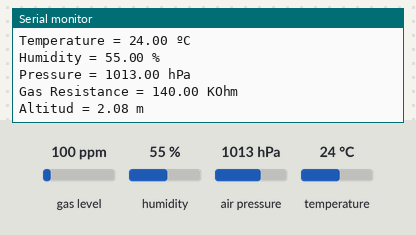
Simulated run of this sketch. Board: ESP32. Parts: the last lines printed to the serial monitor. Inputs (shaded band) come from the test bench; at power-on: gas level 100 ppm, humidity 55 %, air pressure 1013 hPa, temperature 24 °C. WiFi joins after 1.5 s; servers stay silent unless stated.

Above: at 3.2 s.
3.3 s: gas level set to 20 ppm
At 4.4 s:
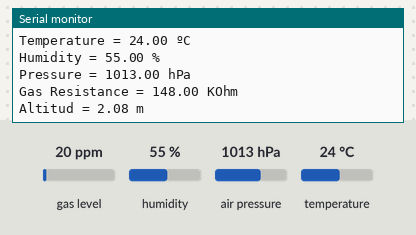
4.8 s: humidity set to 22 %
6.3 s: air pressure set to 952 hPa
At 7.5 s:
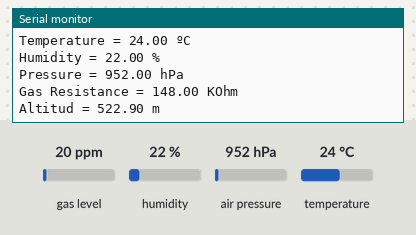

The sketch:

codigo_Final.ino
```cpp
#include <Wire.h>
#include <SPI.h>
#include <Adafruit_Sensor.h>
#include "Adafruit_BME680.h"
#include <WiFi.h>
#include "ESPAsyncWebServer.h"
#define SEALEVELPRESSURE_HPA (1013.25)
#include <Adafruit_GFX.h>
#include <Adafruit_SH110X.h>
#define SCREEN_WIDTH 128 // Display de Oled en Pixeles
#define SCREEN_HEIGHT 64 // Display de Oled en Pixeles
#define i2c_Address 0x3c
Adafruit_SH1106G display(SCREEN_WIDTH, SCREEN_HEIGHT, &Wire, -1);

// Replace with your network credentials
const char* ssid = "Ramosmarkus";
const char* password = "jarm1614";

//Uncomment if using SPI
/*#define BME_SCK 18
#define BME_MISO 19
#define BME_MOSI 23
#define BME_CS 5*/

Adafruit_BME680 bme; // I2C
//Adafruit_BME680 bme(BME_CS); // hardware SPI
//Adafruit_BME680 bme(BME_CS, BME_MOSI, BME_MISO, BME_SCK);

float temperature;
float humidity;
float pressure;
float gasResistance;
float altitud;

AsyncWebServer server(80);
AsyncEventSource events("/events");

unsigned long lastTime = 0;
unsigned long timerDelay = 1000;  // tiempo que tarda mandar datos

void getBME680Readings(){
  // Tell BME680 to begin measurement.
  unsigned long endTime = bme.beginReading();
  if (endTime == 0) {
    Serial.println(F("Failed to begin reading :("));
    return;
  }
  if (!bme.endReading()) {
    Serial.println(F("Failed to complete reading :("));
    return;
  }
  temperature = bme.temperature;
  pressure = bme.pressure / 100.0;
  humidity = bme.humidity;
  gasResistance = bme.gas_resistance / 1000.0;
  altitud = bme.readAltitude(SEALEVELPRESSURE_HPA);

}

String processor(const String& var){
  getBME680Readings();
  //Serial.println(var);
  if(var == "TEMPERATURE"){
    return String(temperature);
  }
  else if(var == "HUMIDITY"){
    return String(humidity);
  }
  else if(var == "PRESSURE"){
    return String(pressure);
  }
 else if(var == "GAS"){
    return String(gasResistance);
  }
  else if(var == "Altitud");
    return String(altitud);
}

const char index_html[] PROGMEM = R"rawliteral(
<!DOCTYPE HTML><html>
<head>
  <title>Variables Ambientales</title>
  <meta name="viewport" content="width=device-width, initial-scale=1">
  <link rel="stylesheet" href="https://use.fontawesome.com/releases/v5.7.2/css/all.css" integrity="sha384-fnmOCqbTlWIlj8LyTjo7mOUStjsKC4pOpQbqyi7RrhN7udi9RwhKkMHpvLbHG9Sr" crossorigin="anonymous">
  <link rel="icon" href="data:,">
  <style>
    html {font-family: Arial; display: inline-block; text-align: center;}
    p {  font-size: 1.2rem;}
    body {  margin: 0;}
    .topnav { overflow: hidden; background-color: #1c026f; color: white; font-size: 1.7rem; }
    .content { padding: 20px; }
    .card { background-color: white; box-shadow: 2px 2px 12px 1px rgba(140,140,140,.5); }
    .cards { max-width: 700px; margin: 0 auto; display: grid; grid-gap: 2rem; grid-template-columns: repeat(auto-fit, minmax(300px, 1fr)); }
    .reading { font-size: 2.8rem; }
    .card.temperature { color: #0e7c7b; }
    .card.humidity { color: #17bebb; }
    .card.pressure { color: #3fca6b; }
    .card.gas { color: #d62246; }
    .card.altitud { color: #d600ff; }
  </style>
</head>
<body>
  <div class="topnav">
    <h3>Variables Ambientales</h3>
  </div>
  <div id="chart-temperature" class="container"></div>
  <div id="chart-humidity" class="container"></div>
  <div id="chart-pressure" class="container"></div>
  <div class="content">
    <div class="cards">
      <div class="card temperature">
        <h4><i class="fas fa-thermometer-half"></i> TEMPERATURA</h4><p><span class="reading"><span id="temp">%TEMPERATURE%</span> &deg;C</span></p>
      </div>
      <div class="card humidity">
        <h4><i class="fas fa-tint"></i> HUMEDAD</h4><p><span class="reading"><span id="hum">%HUMIDITY%</span> &percnt;</span></p>
      </div>
      <div class="card pressure">
        <h4><i class="fas fa-angle-double-down"></i> PRESION</h4><p><span class="reading"><span id="pres">%PRESSURE%</span> hPa</span></p>
      </div>
      <div class="card gas">
        <h4><i class="fas fa-wind"></i> GAS</h4><p><span class="reading"><span id="gas">%GAS%</span> K&ohm;</span></p>
      </div>
      <div class="card altitud">
        <h4><i class="fa fa-location-arrow"></i> ALTITUD</h4><p><span class="reading"><span id="Alt">%ALTITUD%</span> m</span></p>
      </div>
    </div>
  </div>
<script>
if (!!window.EventSource) {
 var source = new EventSource('/events');

 source.addEventListener('open', function(e) {
  console.log("Events Connected");
 }, false);
 source.addEventListener('error', function(e) {
  if (e.target.readyState != EventSource.OPEN) {
    console.log("Events Disconnected");
  }
 }, false);

 source.addEventListener('message', function(e) {
  console.log("message", e.data);
 }, false);

 source.addEventListener('temperature', function(e) {
  console.log("temperature", e.data);
  document.getElementById("temp").innerHTML = e.data;
 }, false);

 source.addEventListener('humidity', function(e) {
  console.log("humidity", e.data);
  document.getElementById("hum").innerHTML = e.data;
 }, false);

 source.addEventListener('pressure', function(e) {
  console.log("pressure", e.data);
  document.getElementById("pres").innerHTML = e.data;
 }, false);

 source.addEventListener('gas', function(e) {
  console.log("gas", e.data);
  document.getElementById("gas").innerHTML = e.data;
 }, false);
 source.addEventListener('Altitud', function(e) {
  console.log("Altitud", e.data);
  document.getElementById("Alt").innerHTML = e.data;
 }, false);
}
</script>
</body>
</html>)rawliteral";

void setup() {
  Serial.begin(9600);

  // Set the device as a Station and Soft Access Point simultaneously
  WiFi.mode(WIFI_AP_STA);

  // Set device as a Wi-Fi Station
  WiFi.begin(ssid, password);
  while (WiFi.status() != WL_CONNECTED) {
    delay(1000);
    Serial.println("Setting as a Wi-Fi Station..");
  }
  Serial.print("Station IP Address: ");
  Serial.println(WiFi.localIP());
  Serial.println();

  // Init BME680 sensor
  if (!bme.begin()) {
    Serial.println(F("Could not find a valid BME680 sensor, check wiring!"));
    while (1);
  }
  // Set up oversampling and filter initialization
  bme.setTemperatureOversampling(BME680_OS_8X);
  bme.setHumidityOversampling(BME680_OS_2X);
  bme.setPressureOversampling(BME680_OS_4X);
  bme.setIIRFilterSize(BME680_FILTER_SIZE_3);
  bme.setGasHeater(320, 150); // 320*C for 150 ms

  // Handle Web Server
  server.on("/", HTTP_GET, [](AsyncWebServerRequest *request){
    request->send_P(200, "text/html", index_html, processor);
  });

  // Handle Web Server Events
  events.onConnect([](AsyncEventSourceClient *client){
    if(client->lastId()){
      Serial.printf("Client reconnected! Last message ID that it got is: %u\n", client->lastId());
    }
    // send event with message "hello!", id current millis
    // and set reconnect delay to 1 second
    client->send("hello!", NULL, millis(), 10000);
  });
  server.addHandler(&events);
  server.begin();
}

void loop() {
  if ((millis() - lastTime) > timerDelay) {
    getBME680Readings();
    Serial.printf("Temperature = %.2f ºC \n", temperature);
    Serial.printf("Humidity = %.2f % \n", humidity);
    Serial.printf("Pressure = %.2f hPa \n", pressure);
    Serial.printf("Gas Resistance = %.2f KOhm \n", gasResistance);
    Serial.printf("Altitud = %.2f m  \n", altitud);
    Serial.println();

    // Send Events to the Web Server with the Sensor Readings
    events.send("ping",NULL,millis());
    events.send(String(temperature).c_str(),"temperature",millis());
    events.send(String(humidity).c_str(),"humidity",millis());
    events.send(String(pressure).c_str(),"pressure",millis());
    events.send(String(gasResistance).c_str(),"gas",millis());
    events.send(String(altitud).c_str(),"Altitud",millis());

    lastTime = millis();
  }
  //Serial.println();
  //delay(500);
  //display.clearDisplay();

  // display temperature
  //display.setTextSize(1);
  //display.setTextColor(SH110X_WHITE);
  //display.setCursor(0, 7);
  //display.println("Temperatura:");
  //display.println();
  //display.setTextSize(1);
  //display.setTextColor(SH110X_WHITE);
  //display.setCursor(0, 18);
  //display.print(t); display.println(" C");
  // display humidity
  //display.setTextSize(1);
  //display.setTextColor(SH110X_WHITE);
  //display.setCursor(0, 40);
  //display.println("Humedad:");
  //display.println();
  //display.setTextSize(1);
  //display.setTextColor(SH110X_WHITE);
  //display.setCursor(0, 50);
  //display.print(h); display.println(" %");
  // display presion
  //display.setTextSize(1);
  //display.setTextColor(SH110X_WHITE);
  //display.setCursor(20,7);
  //display.println("Presion:");
  //display.println();
  //display.setTextSize(1);
  //display.setTextColor(SH110X_WHITE);
  //display.setCursor(20, 50);
  //display.print(bme.readPressure() / 100.0F); display.println(" hPa");
  // display Altitud
  //display.setTextSize(1);
  //display.setTextColor(SH110X_WHITE);
  //display.setCursor(20, 40);
  //display.println("Altitud:");
  //display.println();
  //display.setTextSize(1);
  //display.setTextColor(SH110X_WHITE);
  //display.setCursor(20, 50);
  //display.print(bme.readAltitude(SEALEVELPRESSURE_HPA); display.println(" m");
  //delay(1000);
  //display.display();

}
```

Measured:
- after the input at 3.3 s, the serial monitor: prints a new line after 0.08 s (image 1)
- after the input at 6.3 s, the serial monitor: prints a new line after 0.72 s (image 2)
